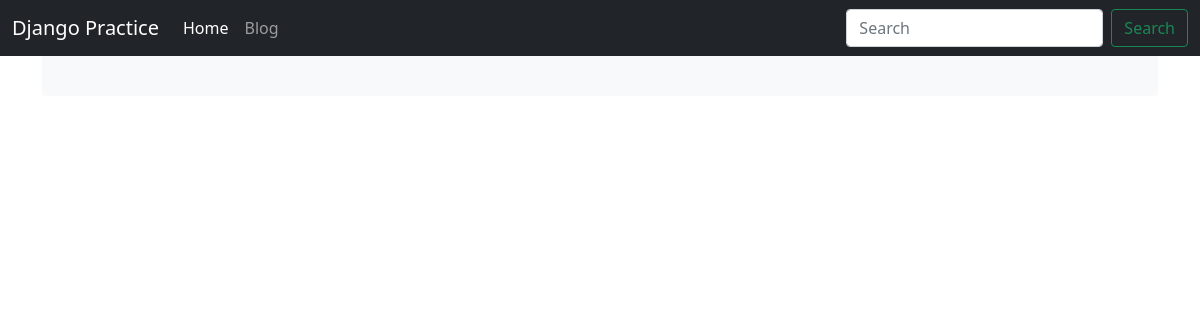
/blog/, run on an earlier commit of the app's database.
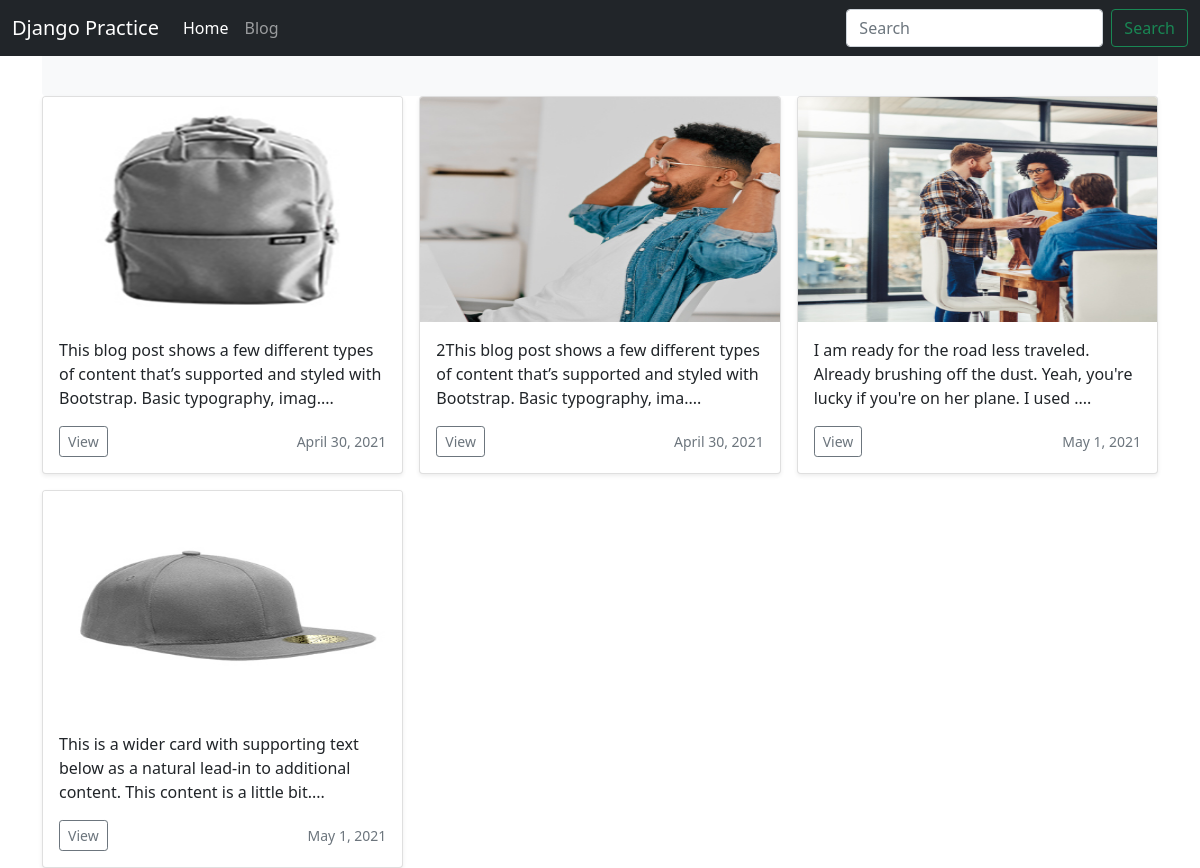
And on a later commit of the database.
### blog/models.py (models this page shows, shortened)
class Blogpost(models.Model):
    PosttId = models.AutoField(primary_key=True)
    MainHeading = models.CharField(max_length=500)
    MainDes = models.CharField(max_length=10000)
    SubHeading1 = models.CharField(max_length=100,default = '')
    SubDes1 = models.CharField(max_length=500, default = '')
    SubHeading2 = models.CharField(max_length=100, default = '')
    SubDes2 = models.CharField(max_length=500, default = '')
    PostDate = models.DateField(auto_now_add=True)
    image= models.ImageField(upload_to="blog",default="")

### blog/views.py (the view)
# urls.py: path("", views.index, name='Homepage'),
def index(request):
    allpost = Blogpost.objects.all()
    return render(request,'Blog/index.html', {'allpost': allpost})

### templates/Blog/index.html (shortened to what this page needs)
{% extends "blog/base.html" %} {% block body %}
<div class="container">
  <div class="row row-cols-1 row-cols-sm-2 row-cols-md-3 g-3">
    {% for i in allpost %}
    <div class="col">
      <div class="card shadow-sm">
        <img
          class="bd-placeholder-img card-img-top"
          width="100%"
          height="225"
          src="{{i.image.url}}"
          role="img"
          aria-label="Placeholder: Thumbnail"
          preserveAspectRatio="xMidYMid slice"
          focusable="false"
       >
        <div class="card-body">
          <p class="card-text">
            {{i.MainDes|slice:"0:120"}}....
          </p>
          <div class="d-flex justify-content-between align-items-center">
            <div class="btn-group">
              <a href="blogpost/{{i.PosttId}}">
              <button type="button" class="btn btn-sm btn-outline-secondary">
                View
              </button>
              </a>
            </div>
            <small class="text-muted"> {{i.PostDate}} </small>
          </div>
        </div>
      </div>
    </div>
    {% endfor %}
  </div>
</div>
{% endblock %}

### templates/Blog/base.html (shortened to what this page needs)
<!DOCTYPE html>
<html lang="en">
  <head>
    <link
      href="https://cdn.jsdelivr.net/npm/bootstrap@5.0.0-beta3/dist/css/bootstrap.min.css"
      rel="stylesheet"
    />
  </head>
  <body>
    <nav class="navbar navbar-expand-md navbar-dark fixed-top bg-dark">
      <div class="container-fluid">
        <a class="navbar-brand" href="/">Django Practice</a>
        <div class="collapse navbar-collapse" id="navbarCollapse">
          <ul class="navbar-nav me-auto mb-2 mb-md-0">
            <li class="nav-item">
              <a class="nav-link active" aria-current="page" href="/">Home</a>
            </li>
            <li class="nav-item">
              <a class="nav-link" href="/blog">Blog</a>
            </li>
          </ul>
          <form class="d-flex">
            <input
              class="form-control me-2"
              type="search"
              placeholder="Search"
              aria-label="Search"
            />
            <button class="btn btn-outline-success" type="submit">
              Search
            </button>
          </form>
        </div>
      </div>
    </nav>
    {% block body %} {% endblock %}
  </body>
</html>

What changed in the data, as far as the page shows it:
added Blogpost: image (picture), MainDes "This blog post shows a few different types of content that’s supported and styled with Bootstrap. Basic typography, imag", PostDate "April 30, 2021"
added Blogpost: image (picture), MainDes "2This blog post shows a few different types of content that’s supported and styled with Bootstrap. Basic typography, ima", PostDate "April 30, 2021"
added Blogpost: image (picture), MainDes "I am ready for the road less traveled. Already brushing off the dust. Yeah, you're lucky if you're on her plane. I used", PostDate "May 1, 2021"
added Blogpost: image (picture), MainDes "This is a wider card with supporting text below as a natural lead-in to additional content. This content is a little bit", PostDate "May 1, 2021"
